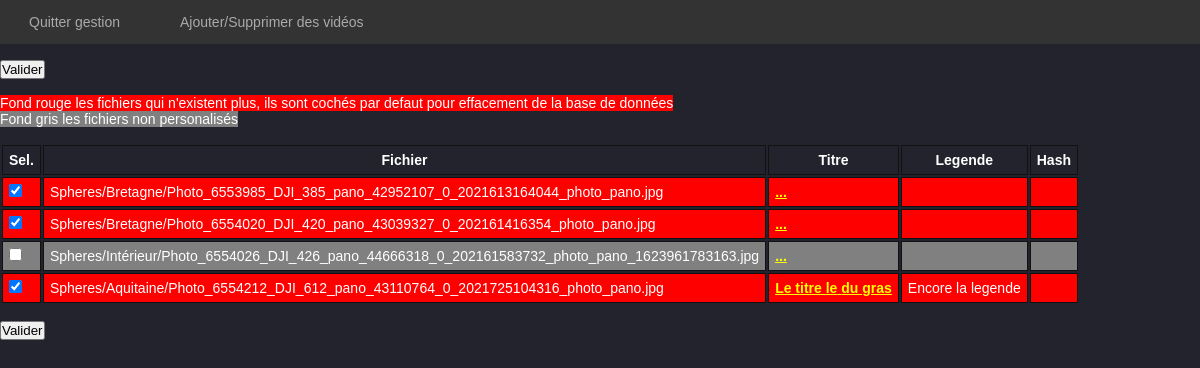
Before: /gest.php with the older database file.
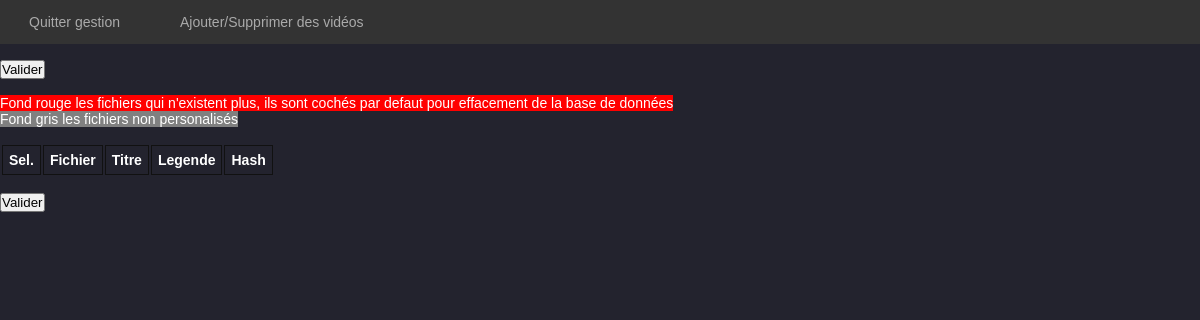
After: the same page with the newer database file.
### tables this page shows
CREATE TABLE [lespanos] (
	                [fichier] VARCHAR(500)  NULL,
	                [titre] VARCHAR(500)  NULL,
	                [legende] TEXT  NULL,
	                [hashfic] VARCHAR(100)  NULL
	            );

### gest.php (the view, shortened to what this page needs)
<?php
include('inc-lib.php');
$statement = $db->prepare('SELECT * FROM lespanos;');
$result = $statement->execute();
$montab = "<table>\n";
$montab .= "<tr>";
$montab .= "        <th>Sel.</th>";
$montab .= "        <th>Fichier</th>";
$montab .= "        <th>Titre</th>";
$montab .= "        <th>Legende</th>";
$montab .= "        <th>Hash</th>";
$montab .= "</tr>\n";
$i=0;
while ($row = $result->fetchArray()) {
	$i = $i+1;
	if (!file_exists($row['fichier'])){
		$backgroungColor = ' style="background-color:red;"';
		$checkBox = "checked";
	} else {
		$backgroungColor = $checkBox = "";
		if (rtrim($row['titre'])==""){
			$backgroungColor = ' style="background-color:gray;"';
		}
	}
	$titreTmp = "";
	if (rtrim($row['titre'])==""){
		$titreTmp = "...";
	} else {
		$titreTmp = $row['titre'];
	}
	$titreTmp = '<a href="gest-form.php?p='.urlencode($row['fichier']).'">'.$titreTmp.'</a>';
	$montab .= "<tr".$backgroungColor.">";
	$montab .= '		<td><input type="checkbox" name="C_'.$i.'" value="Ok"'.$checkBox.'>';
	$montab .= '			<input type="hidden" name="FIC_'.$i.'" value="'.$row['fichier'].'">';
	$montab .= "		</td>";
	$montab .= "        <td>".$row['fichier']."</td>";
	$montab .= "        <td>".$titreTmp."</td>";
	$montab .= "        <td>".$row['legende']."</td>";
	$montab .= "        <td>".$row['hashfic']."</td>";
	$montab .= "</tr>\n";
}
$montab .= "</table>\n";
?>
<!DOCTYPE html>
<html>
<head lang="fr">
	<link href="assets/css/styles.css" rel="stylesheet"/>
</head>
<body>
<nav class="menu">
	<ul>
		<li><a href="index.php">Quitter gestion</a></li>
		<li><a href="tinyfilemanagergest/tinyfilemanager.php">Ajouter/Supprimer des vidéos</a></li>
	</ul>
</nav>
<form id="MyForm" action="gest.php" method="post" class="form-example">
	<br />
	<input type="submit" value="Valider" />
	<br /><br />
	<p>
		<span style="background-color:red">Fond rouge les fichiers qui n'existent plus, ils sont cochés par defaut pour effacement de la base de données</span><br />
		<span style="background-color:gray">Fond gris les fichiers non personalisés</span>
	</p>
	<br />
	<?php echo $montab; ?>
	<br />
	<input type="submit" value="Valider" /><br/><br />
</form>
</body>
</html>

Changed rows visible on the page:
removed lespanos: fichier "Spheres/Bretagne/Photo_6553985_DJI_385_pano_42952107_0_2021613164044_photo_pano.jpg", titre "..."
removed lespanos: fichier "Spheres/Bretagne/Photo_6554020_DJI_420_pano_43039327_0_202161416354_photo_pano.jpg", titre "..."
removed lespanos: fichier "Spheres/Intérieur/Photo_6554026_DJI_426_pano_44666318_0_202161583732_photo_pano_1623961783163.jpg", titre "..."
removed lespanos: fichier "Spheres/Aquitaine/Photo_6554212_DJI_612_pano_43110764_0_2021725104316_photo_pano.jpg", titre "Le titre le du gras", legende "Encore la legende"
